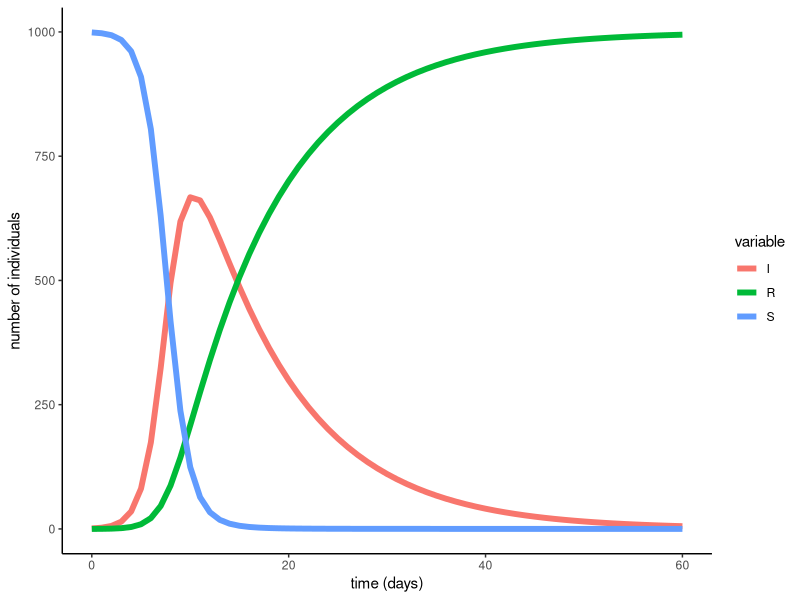
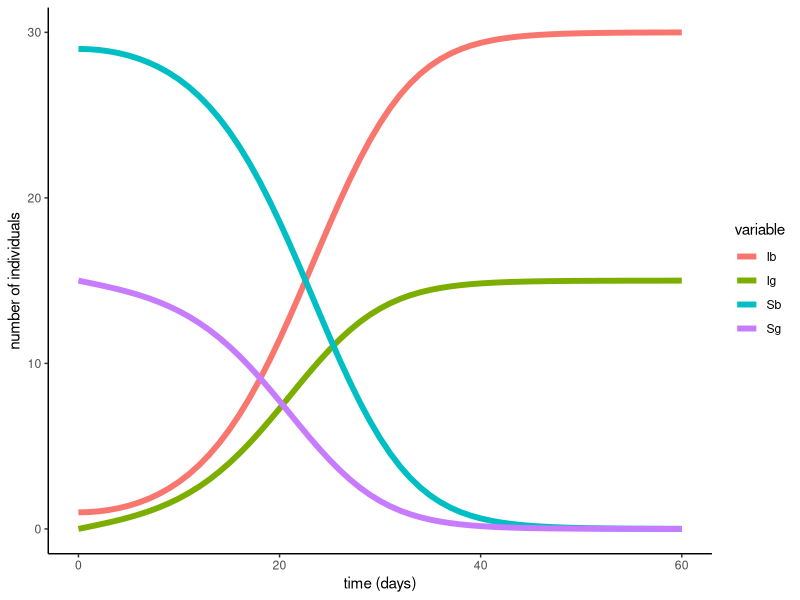
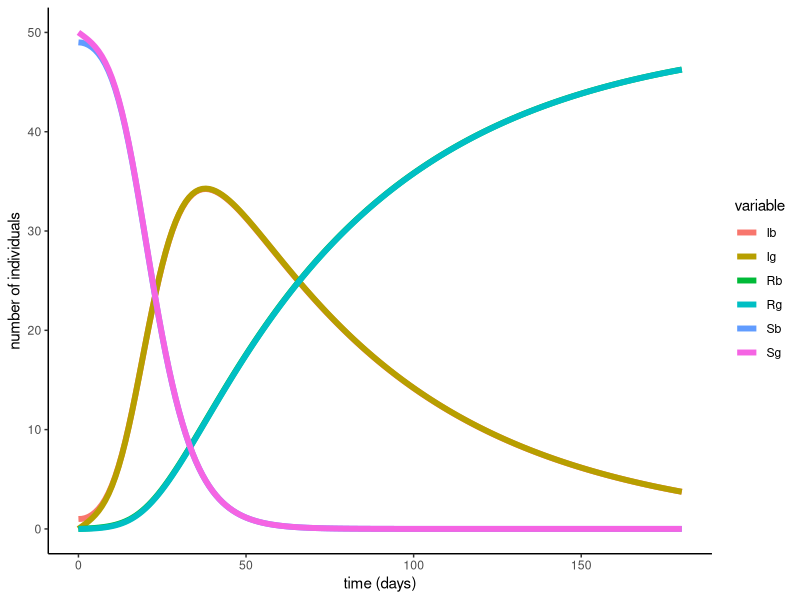

Generate these figures, in order, with R:
library(deSolve)
closed.sir.model <- function (t, x, params) {
  ## first extract the state variables
  S <- x[1]
  I <- x[2]
  R <- x[3]
  ## now extract the parameters
  beta <- params["beta"]
  gamma <- params["gamma"]
  N <- S+I+R
  ## now code the model equations
  dSdt <- -beta*S*I/N
  dIdt <- beta*S*I/N-gamma*I
  dRdt <- gamma*I
  ## combine results into a single vector
  dxdt <- c(dSdt,dIdt,dRdt)
  ## return result as a list!
  list(dxdt)
}


parms <- c(beta=1,gamma=1/10)
times <- seq(from=0,to=60,by=1)
xstart <- c(S=999,I=1,R=0)



library(tidyverse)
ode(
  func=closed.sir.model,
  y=xstart,
  times=times,
  parms=parms
) %>%
  as.data.frame() -> out



out %>%
  gather(variable,value,-time) %>%
  ggplot(aes(x=time,y=value,color=variable))+
  geom_line(size=2)+
  theme_classic()+
  labs(x='time (days)',y='number of individuals')



#Now for cooties
closed.sir.model <- function (t, x, params) {
  ## first extract the state variables
  Sg <- x[1]
  Sb <- x[2]
  Ig <- x[3]
  Ib <- x[4]
  ## now extract the parameters
  beta <- params["beta"]
  #gamma <- params["gamma"]
  Nb <- Sb+Ib
  Ng <- Sb+Ig
  ## now code the model equations
  dSgdt <- -beta*Sg*Ib/Nb
  dSbdt <- -beta*Sb*Ig/Ng
  dIgdt <- beta*Sg*Ib/Nb
  dIbdt <- beta*Sb*Ig/Ng
  ## combine results into a single vector
  dxdt <- c(dSgdt,dSbdt,dIgdt,dIbdt)
  ## return result as a list!
  list(dxdt)
}


parms <- c(beta=0.25)#,gamma=365/13)
times <- seq(from=0,to=60,by=1)
xstart <- c(Sg=15, Sb=29,Ig=0, Ib = 1)

library(tidyverse)
ode(
  func=closed.sir.model,
  y=xstart,
  times=times,
  parms=parms
) %>%
  as.data.frame() -> out



out %>%
  gather(variable,value,-time) %>%
  ggplot(aes(x=time,y=value,color=variable))+
  geom_line(size=2)+
  theme_classic()+
  labs(x='time (days)',y='number of individuals')




#Now for cooties with recoveries
closed.sir.model <- function (t, x, params) {
  ## first extract the state variables
  Sg <- x[1]
  Sb <- x[2]
  Ig <- x[3]
  Ib <- x[4]
  Rg <- x[3]
  Rb <- x[4]
  ## now extract the parameters
  beta <- params["beta"]
  gamma <- params["gamma"]
  Nb <- Sb+Ib + Rb
  Ng <- Sb+Ig + Rg
  ## now code the model equations
  dSgdt <- -beta*Sg*Ib/Nb
  dSbdt <- -beta*Sb*Ig/Ng
  dIgdt <- beta*Sg*Ib/Nb - gamma*Ig
  dIbdt <- beta*Sb*Ig/Ng - gamma*Ib
  dRgdt <- gamma*Ig
  dRbdt <- gamma*Ib
  ## combine results into a single vector
  dxdt <- c(dSgdt,dSbdt,dIgdt,dIbdt,dRgdt,dRbdt)
  ## return result as a list!
  list(dxdt)
}


parms <- c(beta=0.25,gamma=1/60)
times <- seq(from=0,to=180,by=1)
xstart <- c(Sg=50, Sb=49,Ig=0, Ib = 1, Rg = 0, Rb=0)

library(tidyverse)
ode(
  func=closed.sir.model,
  y=xstart,
  times=times,
  parms=parms
) %>%
  as.data.frame() -> out



out %>%
  gather(variable,value,-time) %>%
  ggplot(aes(x=time,y=value,color=variable))+
  geom_line(size=2)+
  theme_classic()+
  labs(x='time (days)',y='number of individuals') + 
  ylim(0,50)
